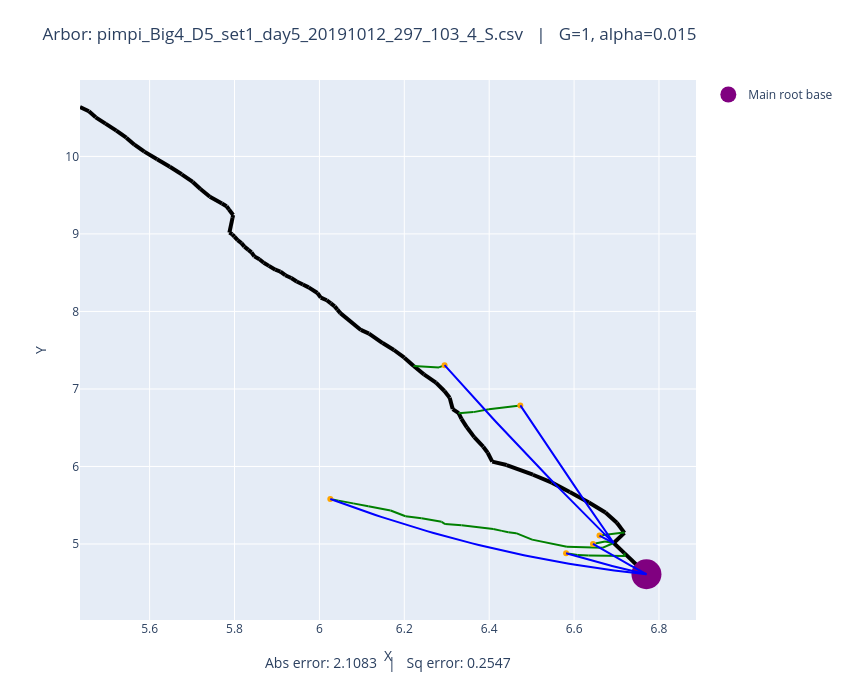

Here is the notebook cell this chart was saved with:
### Code cell
# Plot both observed and optimized
plot_arbors(fname, 1, 0.015)

### Figure 1 — Plotly figure (JSON) as saved in the notebook; plotly's stock layout.template omitted (floating-point values rounded to 4 significant figures)
{"data": [{"line": {"color": "black", "width": 4}, "mode": "lines", "showlegend": false, "type": "scatter", "x": [6.77, 6.718], "y": [4.61, 4.882]}, {"line": {"color": "black", "width": 4}, "mode": "lines", "showlegend": false, "type": "scatter", "x": [6.718, 6.693], "y": [4.882, 5.013]}, {"line": {"color": "black", "width": 4}, "mode": "lines", "showlegend": false, "type": "scatter", "x": [6.693, 6.719], "y": [5.013, 5.144]}, {"line": {"color": "black", "width": 4}, "mode": "lines", "showlegend": false, "type": "scatter", "x": [6.719, 6.701], "y": [5.144, 5.274]}, {"line": {"color": "black", "width": 4}, "mode": "lines", "showlegend": false, "type": "scatter", "x": [6.701, 6.674], "y": [5.274, 5.406]}, {"line": {"color": "black", "width": 4}, "mode": "lines", "showlegend": false, "type": "scatter", "x": [6.674, 6.635], "y": [5.406, 5.536]}, {"line": {"color": "black", "width": 4}, "mode": "lines", "showlegend": false, "type": "scatter", "x": [6.635, 6.59], "y": [5.536, 5.672]}, {"line": {"color": "black", "width": 4}, "mode": "lines", "showlegend": false, "type": "scatter", "x": [6.59, 6.548], "y": [5.672, 5.792]}, {"line": {"color": "black", "width": 4}, "mode": "lines", "showlegend": false, "type": "scatter", "x": [6.548, 6.503], "y": [5.792, 5.894]}, {"line": {"color": "black", "width": 4}, "mode": "lines", "showlegend": false, "type": "scatter", "x": [6.503, 6.441], "y": [5.894, 6.019]}, {"line": {"color": "black", "width": 4}, "mode": "lines", "showlegend": false, "type": "scatter", "x": [6.441, 6.407], "y": [6.019, 6.063]}, {"line": {"color": "black", "width": 4}, "mode": "lines", "showlegend": false, "type": "scatter", "x": [6.407, 6.396], "y": [6.063, 6.177]}, {"line": {"color": "black", "width": 4}, "mode": "lines", "showlegend": false, "type": "scatter", "x": [6.396, 6.386], "y": [6.177, 6.255]}, {"line": {"color": "black", "width": 4}, "mode": "lines", "showlegend": false, "type": "scatter", "x": [6.386, 6.365], "y": [6.255, 6.379]}, {"line": {"color": "black", "width": 4}, "mode": "lines", "showlegend": false, "type": "scatter", "x": [6.365, 6.347], "y": [6.379, 6.505]}, {"line": {"color": "black", "width": 4}, "mode": "lines", "showlegend": false, "type": "scatter", "x": [6.347, 6.335], "y": [6.505, 6.615]}, {"line": {"color": "black", "width": 4}, "mode": "lines", "showlegend": false, "type": "scatter", "x": [6.335, 6.328], "y": [6.615, 6.688]}, {"line": {"color": "black", "width": 4}, "mode": "lines", "showlegend": false, "type": "scatter", "x": [6.328, 6.314], "y": [6.688, 6.741]}, {"line": {"color": "black", "width": 4}, "mode": "lines", "showlegend": false, "type": "scatter", "x": [6.314, 6.307], "y": [6.741, 6.888]}, {"line": {"color": "black", "width": 4}, "mode": "lines", "showlegend": false, "type": "scatter", "x": [6.307, 6.294], "y": [6.888, 6.973]}, {"line": {"color": "black", "width": 4}, "mode": "lines", "showlegend": false, "type": "scatter", "x": [6.294, 6.275], "y": [6.973, 7.082]}, {"line": {"color": "black", "width": 4}, "mode": "lines", "showlegend": false, "type": "scatter", "x": [6.275, 6.246], "y": [7.082, 7.188]}, {"line": {"color": "black", "width": 4}, "mode": "lines", "showlegend": false, "type": "scatter", "x": [6.246, 6.222], "y": [7.188, 7.296]}, {"line": {"color": "black", "width": 4}, "mode": "lines", "showlegend": false, "type": "scatter", "x": [6.222, 6.2], "y": [7.296, 7.404]}, {"line": {"color": "black", "width": 4}, "mode": "lines", "showlegend": false, "type": "scatter", "x": [6.2, 6.176], "y": [7.404, 7.502]}, {"line": {"color": "black", "width": 4}, "mode": "lines", "showlegend": false, "type": "scatter", "x": [6.176, 6.149], "y": [7.502, 7.592]}, {"line": {"color": "black", "width": 4}, "mode": "lines", "showlegend": false, "type": "scatter", "x": [6.149, 6.117], "y": [7.592, 7.715]}, {"line": {"color": "black", "width": 4}, "mode": "lines", "showlegend": false, "type": "scatter", "x": [6.117, 6.098], "y": [7.715, 7.761]}, {"line": {"color": "black", "width": 4}, "mode": "lines", "showlegend": false, "type": "scatter", "x": [6.098, 6.049], "y": [7.761, 7.978]}, {"line": {"color": "black", "width": 4}, "mode": "lines", "showlegend": false, "type": "scatter", "x": [6.049, 6.042], "y": [7.978, 8.023]}, {"line": {"color": "black", "width": 4}, "mode": "lines", "showlegend": false, "type": "scatter", "x": [6.042, 6.036], "y": [8.023, 8.065]}, {"line": {"color": "black", "width": 4}, "mode": "lines", "showlegend": false, "type": "scatter", "x": [6.036, 6.027], "y": [8.065, 8.104]}, {"line": {"color": "black", "width": 4}, "mode": "lines", "showlegend": false, "type": "scatter", "x": [6.027, 6.017], "y": [8.104, 8.145]}, {"line": {"color": "black", "width": 4}, "mode": "lines", "showlegend": false, "type": "scatter", "x": [6.017, 6.003], "y": [8.145, 8.179]}, {"line": {"color": "black", "width": 4}, "mode": "lines", "showlegend": false, "type": "scatter", "x": [6.003, 5.995], "y": [8.179, 8.238]}, {"line": {"color": "black", "width": 4}, "mode": "lines", "showlegend": false, "type": "scatter", "x": [5.995, 5.975], "y": [8.238, 8.31]}, {"line": {"color": "black", "width": 4}, "mode": "lines", "showlegend": false, "type": "scatter", "x": [5.975, 5.961], "y": [8.31, 8.347]}, {"line": {"color": "black", "width": 4}, "mode": "lines", "showlegend": false, "type": "scatter", "x": [5.961, 5.946], "y": [8.347, 8.387]}, {"line": {"color": "black", "width": 4}, "mode": "lines", "showlegend": false, "type": "scatter", "x": [5.946, 5.934], "y": [8.387, 8.431]}, {"line": {"color": "black", "width": 4}, "mode": "lines", "showlegend": false, "type": "scatter", "x": [5.934, 5.92], "y": [8.431, 8.467]}, {"line": {"color": "black", "width": 4}, "mode": "lines", "showlegend": false, "type": "scatter", "x": [5.92, 5.908], "y": [8.467, 8.515]}, {"line": {"color": "black", "width": 4}, "mode": "lines", "showlegend": false, "type": "scatter", "x": [5.908, 5.896], "y": [8.515, 8.538]}, {"line": {"color": "black", "width": 4}, "mode": "lines", "showlegend": false, "type": "scatter", "x": [5.896, 5.881], "y": [8.538, 8.588]}, {"line": {"color": "black", "width": 4}, "mode": "lines", "showlegend": false, "type": "scatter", "x": [5.881, 5.869], "y": [8.588, 8.629]}, {"line": {"color": "black", "width": 4}, "mode": "lines", "showlegend": false, "type": "scatter", "x": [5.869, 5.859], "y": [8.629, 8.673]}, {"line": {"color": "black", "width": 4}, "mode": "lines", "showlegend": false, "type": "scatter", "x": [5.859, 5.847], "y": [8.673, 8.711]}, {"line": {"color": "black", "width": 4}, "mode": "lines", "showlegend": false, "type": "scatter", "x": [5.847, 5.84], "y": [8.711, 8.762]}, {"line": {"color": "black", "width": 4}, "mode": "lines", "showlegend": false, "type": "scatter", "x": [5.84, 5.833], "y": [8.762, 8.795]}, {"line": {"color": "black", "width": 4}, "mode": "lines", "showlegend": false, "type": "scatter", "x": [5.833, 5.823], "y": [8.795, 8.836]}, {"line": {"color": "black", "width": 4}, "mode": "lines", "showlegend": false, "type": "scatter", "x": [5.823, 5.816], "y": [8.836, 8.881]}, {"line": {"color": "black", "width": 4}, "mode": "lines", "showlegend": false, "type": "scatter", "x": [5.816, 5.807], "y": [8.881, 8.919]}, {"line": {"color": "black", "width": 4}, "mode": "lines", "showlegend": false, "type": "scatter", "x": [5.807, 5.8], "y": [8.919, 8.964]}, {"line": {"color": "black", "width": 4}, "mode": "lines", "showlegend": false, "type": "scatter", "x": [5.8, 5.795], "y": [8.964, 8.995]}, {"line": {"color": "black", "width": 4}, "mode": "lines", "showlegend": false, "type": "scatter", "x": [5.795, 5.788], "y": [8.995, 9.017]}, {"line": {"color": "black", "width": 4}, "mode": "lines", "showlegend": false, "type": "scatter", "x": [5.788, 5.795], "y": [9.017, 9.208]}, {"line": {"color": "black", "width": 4}, "mode": "lines", "showlegend": false, "type": "scatter", "x": [5.795, 5.797], "y": [9.208, 9.244]}, {"line": {"color": "black", "width": 4}, "mode": "lines", "showlegend": false, "type": "scatter", "x": [5.797, 5.787], "y": [9.244, 9.315]}, {"line": {"color": "black", "width": 4}, "mode": "lines", "showlegend": false, "type": "scatter", "x": [5.787, 5.781], "y": [9.315, 9.357]}, {"line": {"color": "black", "width": 4}, "mode": "lines", "showlegend": false, "type": "scatter", "x": [5.781, 5.77], "y": [9.357, 9.392]}, {"line": {"color": "black", "width": 4}, "mode": "lines", "showlegend": false, "type": "scatter", "x": [5.77, 5.742], "y": [9.392, 9.479]}, {"line": {"color": "black", "width": 4}, "mode": "lines", "showlegend": false, "type": "scatter", "x": [5.742, 5.72], "y": [9.479, 9.58]}, {"line": {"color": "black", "width": 4}, "mode": "lines", "showlegend": false, "type": "scatter", "x": [5.72, 5.702], "y": [9.58, 9.671]}, {"line": {"color": "black", "width": 4}, "mode": "lines", "showlegend": false, "type": "scatter", "x": [5.702, 5.676], "y": [9.671, 9.77]}, {"line": {"color": "black", "width": 4}, "mode": "lines", "showlegend": false, "type": "scatter", "x": [5.676, 5.648], "y": [9.77, 9.867]}, {"line": {"color": "black", "width": 4}, "mode": "lines", "showlegend": false, "type": "scatter", "x": [5.648, 5.618], "y": [9.867, 9.965]}, {"line": {"color": "black", "width": 4}, "mode": "lines", "showlegend": false, "type": "scatter", "x": [5.618, 5.588], "y": [9.965, 10.06]}, {"line": {"color": "black", "width": 4}, "mode": "lines", "showlegend": false, "type": "scatter", "x": [5.588, 5.564], "y": [10.06, 10.15]}, {"line": {"color": "black", "width": 4}, "mode": "lines", "showlegend": false, "type": "scatter", "x": [5.564, 5.545], "y": [10.15, 10.24]}, {"line": {"color": "black", "width": 4}, "mode": "lines", "showlegend": false, "type": "scatter", "x": [5.545, 5.522], "y": [10.24, 10.33]}, {"line": {"color": "black", "width": 4}, "mode": "lines", "showlegend": false, "type": "scatter", "x": [5.522, 5.496], "y": [10.33, 10.42]}, {"line": {"color": "black", "width": 4}, "mode": "lines", "showlegend": false, "type": "scatter", "x": [5.496, 5.473], "y": [10.42, 10.5]}, {"line": {"color": "black", "width": 4}, "mode": "lines", "showlegend": false, "type": "scatter", "x": [5.473, 5.457], "y": [10.5, 10.58]}, {"line": {"color": "black", "width": 4}, "mode": "lines", "showlegend": false, "type": "scatter", "x": [5.457, 5.436], "y": [10.58, 10.64]}, {"line": {"color": "green", "width": 2}, "mode": "lines", "showlegend": false, "type": "scatter", "x": [6.66, 6.717], "y": [5.109, 5.147]}, {"line": {"color": "green", "width": 2}, "mode": "lines", "showlegend": false, "type": "scatter", "x": [6.717, 6.719], "y": [5.147, 5.144]}, {"line": {"color": "green", "width": 2}, "mode": "lines", "showlegend": false, "type": "scatter", "x": [6.645, 6.673], "y": [5.001, 5.034]}, {"line": {"color": "green", "width": 2}, "mode": "lines", "showlegend": false, "type": "scatter", "x": [6.673, 6.693], "y": [5.034, 5.013]}, {"line": {"color": "green", "width": 2}, "mode": "lines", "showlegend": false, "type": "scatter", "x": [6.026, 6.045], "y": [5.581, 5.559]}, {"line": {"color": "green", "width": 2}, "mode": "lines", "showlegend": false, "type": "scatter", "x": [6.045, 6.08], "y": [5.559, 5.524]}, {"line": {"color": "green", "width": 2}, "mode": "lines", "showlegend": false, "type": "scatter", "x": [6.08, 6.115], "y": [5.524, 5.486]}, {"line": {"color": "green", "width": 2}, "mode": "lines", "showlegend": false, "type": "scatter", "x": [6.115, 6.168], "y": [5.486, 5.433]}, {"line": {"color": "green", "width": 2}, "mode": "lines", "showlegend": false, "type": "scatter", "x": [6.168, 6.203], "y": [5.433, 5.358]}, {"line": {"color": "green", "width": 2}, "mode": "lines", "showlegend": false, "type": "scatter", "x": [6.203, 6.241], "y": [5.358, 5.332]}, {"line": {"color": "green", "width": 2}, "mode": "lines", "showlegend": false, "type": "scatter", "x": [6.241, 6.288], "y": [5.332, 5.286]}, {"line": {"color": "green", "width": 2}, "mode": "lines", "showlegend": false, "type": "scatter", "x": [6.288, 6.296], "y": [5.286, 5.257]}, {"line": {"color": "green", "width": 2}, "mode": "lines", "showlegend": false, "type": "scatter", "x": [6.296, 6.335], "y": [5.257, 5.241]}, {"line": {"color": "green", "width": 2}, "mode": "lines", "showlegend": false, "type": "scatter", "x": [6.335, 6.41], "y": [5.241, 5.194]}, {"line": {"color": "green", "width": 2}, "mode": "lines", "showlegend": false, "type": "scatter", "x": [6.41, 6.43], "y": [5.194, 5.169]}, {"line": {"color": "green", "width": 2}, "mode": "lines", "showlegend": false, "type": "scatter", "x": [6.43, 6.445], "y": [5.169, 5.151]}, {"line": {"color": "green", "width": 2}, "mode": "lines", "showlegend": false, "type": "scatter", "x": [6.445, 6.463], "y": [5.151, 5.14]}, {"line": {"color": "green", "width": 2}, "mode": "lines", "showlegend": false, "type": "scatter", "x": [6.463, 6.501], "y": [5.14, 5.056]}, {"line": {"color": "green", "width": 2}, "mode": "lines", "showlegend": false, "type": "scatter", "x": [6.501, 6.583], "y": [5.056, 4.963]}, {"line": {"color": "green", "width": 2}, "mode": "lines", "showlegend": false, "type": "scatter", "x": [6.583, 6.667], "y": [4.963, 4.951]}, {"line": {"color": "green", "width": 2}, "mode": "lines", "showlegend": false, "type": "scatter", "x": [6.667, 6.693], "y": [4.951, 5.013]}, {"line": {"color": "green", "width": 2}, "mode": "lines", "showlegend": false, "type": "scatter", "x": [6.581, 6.608], "y": [4.88, 4.86]}, {"line": {"color": "green", "width": 2}, "mode": "lines", "showlegend": false, "type": "scatter", "x": [6.608, 6.634], "y": [4.86, 4.851]}, {"line": {"color": "green", "width": 2}, "mode": "lines", "showlegend": false, "type": "scatter", "x": [6.634, 6.72], "y": [4.851, 4.845]}, {"line": {"color": "green", "width": 2}, "mode": "lines", "showlegend": false, "type": "scatter", "x": [6.72, 6.718], "y": [4.845, 4.882]}, {"line": {"color": "green", "width": 2}, "mode": "lines", "showlegend": false, "type": "scatter", "x": [6.295, 6.282], "y": [7.307, 7.278]}, {"line": {"color": "green", "width": 2}, "mode": "lines", "showlegend": false, "type": "scatter", "x": [6.282, 6.222], "y": [7.278, 7.296]}, {"line": {"color": "green", "width": 2}, "mode": "lines", "showlegend": false, "type": "scatter", "x": [6.473, 6.399], "y": [6.788, 6.737]}, {"line": {"color": "green", "width": 2}, "mode": "lines", "showlegend": false, "type": "scatter", "x": [6.399, 6.363], "y": [6.737, 6.701]}, {"line": {"color": "green", "width": 2}, "mode": "lines", "showlegend": false, "type": "scatter", "x": [6.363, 6.328], "y": [6.701, 6.688]}, {"marker": {"color": "orange"}, "mode": "markers", "showlegend": false, "type": "scatter", "x": [6.66], "y": [5.109]}, {"marker": {"color": "orange"}, "mode": "markers", "showlegend": false, "type": "scatter", "x": [6.645], "y": [5.001]}, {"marker": {"color": "orange"}, "mode": "markers", "showlegend": false, "type": "scatter", "x": [6.026], "y": [5.581]}, {"marker": {"color": "orange"}, "mode": "markers", "showlegend": false, "type": "scatter", "x": [6.581], "y": [4.88]}, {"marker": {"color": "orange"}, "mode": "markers", "showlegend": false, "type": "scatter", "x": [6.295], "y": [7.307]}, {"marker": {"color": "orange"}, "mode": "markers", "showlegend": false, "type": "scatter", "x": [6.473], "y": [6.788]}, {"marker": {"color": "purple", "size": 30}, "mode": "markers", "name": "Main root base", "type": "scatter", "x": [6.77], "y": [4.61]}, {"line": {"color": "blue"}, "mode": "lines", "showlegend": false, "type": "scatter", "x": [6.66, 6.661, 6.661, 6.662, 6.663, 6.663, 6.664, 6.665, 6.665, 6.666, 6.667, 6.667, 6.668, 6.669, 6.669, 6.67, 6.671, 6.671, 6.672, 6.673, 6.674, 6.674, 6.675, 6.676, 6.676, 6.677, 6.678, 6.678, 6.679, 6.68, 6.68, 6.681, 6.682, 6.682, 6.683, 6.684, 6.684, 6.685, 6.686, 6.686, 6.687, 6.688, 6.689, 6.689, 6.69, 6.691, 6.691, 6.692, 6.693, 6.693], "y": [5.109, 5.107, 5.105, 5.103, 5.101, 5.099, 5.097, 5.095, 5.093, 5.091, 5.089, 5.087, 5.085, 5.083, 5.082, 5.08, 5.078, 5.076, 5.074, 5.072, 5.07, 5.068, 5.066, 5.064, 5.062, 5.06, 5.058, 5.056, 5.054, 5.052, 5.05, 5.048, 5.046, 5.044, 5.042, 5.04, 5.038, 5.036, 5.034, 5.032, 5.03, 5.028, 5.026, 5.024, 5.022, 5.021, 5.019, 5.017, 5.015, 5.013]}, {"line": {"color": "blue"}, "mode": "lines", "showlegend": false, "type": "scatter", "x": [6.645, 6.647, 6.65, 6.652, 6.655, 6.657, 6.66, 6.663, 6.665, 6.668, 6.67, 6.673, 6.675, 6.678, 6.681, 6.683, 6.686, 6.688, 6.691, 6.693, 6.696, 6.699, 6.701, 6.704, 6.706, 6.709, 6.711, 6.714, 6.717, 6.719, 6.722, 6.724, 6.727, 6.729, 6.732, 6.735, 6.737, 6.74, 6.742, 6.745, 6.747, 6.75, 6.752, 6.755, 6.758, 6.76, 6.763, 6.765, 6.768, 6.77], "y": [5.001, 4.993, 4.984, 4.976, 4.968, 4.96, 4.951, 4.943, 4.935, 4.927, 4.919, 4.91, 4.902, 4.894, 4.886, 4.878, 4.87, 4.862, 4.854, 4.845, 4.837, 4.829, 4.821, 4.813, 4.805, 4.797, 4.789, 4.781, 4.774, 4.766, 4.758, 4.75, 4.742, 4.734, 4.726, 4.718, 4.71, 4.703, 4.695, 4.687, 4.679, 4.671, 4.664, 4.656, 4.648, 4.641, 4.633, 4.625, 4.617, 4.61]}, {"line": {"color": "blue"}, "mode": "lines", "showlegend": false, "type": "scatter", "x": [6.026, 6.041, 6.056, 6.071, 6.086, 6.102, 6.117, 6.132, 6.147, 6.162, 6.178, 6.193, 6.208, 6.223, 6.238, 6.254, 6.269, 6.284, 6.299, 6.314, 6.33, 6.345, 6.36, 6.375, 6.39, 6.406, 6.421, 6.436, 6.451, 6.466, 6.482, 6.497, 6.512, 6.527, 6.542, 6.558, 6.573, 6.588, 6.603, 6.618, 6.634, 6.649, 6.664, 6.679, 6.694, 6.71, 6.725, 6.74, 6.755, 6.77], "y": [5.581, 5.55, 5.52, 5.49, 5.46, 5.431, 5.403, 5.374, 5.347, 5.32, 5.293, 5.267, 5.241, 5.215, 5.19, 5.166, 5.142, 5.118, 5.095, 5.073, 5.051, 5.029, 5.008, 4.987, 4.967, 4.947, 4.928, 4.909, 4.89, 4.872, 4.855, 4.838, 4.821, 4.805, 4.789, 4.774, 4.759, 4.745, 4.731, 4.718, 4.705, 4.693, 4.681, 4.669, 4.658, 4.648, 4.637, 4.628, 4.619, 4.61]}, {"line": {"color": "blue"}, "mode": "lines", "showlegend": false, "type": "scatter", "x": [6.581, 6.585, 6.589, 6.593, 6.597, 6.6, 6.604, 6.608, 6.612, 6.616, 6.62, 6.624, 6.628, 6.631, 6.635, 6.639, 6.643, 6.647, 6.651, 6.655, 6.658, 6.662, 6.666, 6.67, 6.674, 6.678, 6.682, 6.685, 6.689, 6.693, 6.697, 6.701, 6.705, 6.709, 6.713, 6.716, 6.72, 6.724, 6.728, 6.732, 6.736, 6.74, 6.743, 6.747, 6.751, 6.755, 6.759, 6.763, 6.767, 6.77], "y": [4.88, 4.874, 4.868, 4.862, 4.855, 4.849, 4.843, 4.837, 4.831, 4.825, 4.819, 4.813, 4.807, 4.801, 4.796, 4.79, 4.784, 4.778, 4.773, 4.767, 4.761, 4.756, 4.75, 4.744, 4.739, 4.733, 4.728, 4.722, 4.717, 4.712, 4.706, 4.701, 4.695, 4.69, 4.685, 4.68, 4.675, 4.669, 4.664, 4.659, 4.654, 4.649, 4.644, 4.639, 4.634, 4.629, 4.624, 4.619, 4.615, 4.61]}, {"line": {"color": "blue"}, "mode": "lines", "showlegend": false, "type": "scatter", "x": [6.295, 6.303, 6.311, 6.319, 6.327, 6.336, 6.344, 6.352, 6.36, 6.368, 6.376, 6.384, 6.392, 6.401, 6.409, 6.417, 6.425, 6.433, 6.441, 6.449, 6.457, 6.466, 6.474, 6.482, 6.49, 6.498, 6.506, 6.514, 6.523, 6.531, 6.539, 6.547, 6.555, 6.563, 6.571, 6.579, 6.588, 6.596, 6.604, 6.612, 6.62, 6.628, 6.636, 6.645, 6.653, 6.661, 6.669, 6.677, 6.685, 6.693], "y": [7.307, 7.257, 7.207, 7.158, 7.108, 7.059, 7.009, 6.96, 6.911, 6.862, 6.813, 6.765, 6.716, 6.668, 6.619, 6.571, 6.523, 6.475, 6.428, 6.38, 6.332, 6.285, 6.238, 6.191, 6.144, 6.097, 6.05, 6.004, 5.957, 5.911, 5.865, 5.819, 5.773, 5.727, 5.681, 5.636, 5.591, 5.545, 5.5, 5.455, 5.41, 5.366, 5.321, 5.277, 5.232, 5.188, 5.144, 5.1, 5.056, 5.013]}, {"line": {"color": "blue"}, "mode": "lines", "showlegend": false, "type": "scatter", "x": [6.473, 6.478, 6.482, 6.487, 6.491, 6.496, 6.5, 6.505, 6.509, 6.514, 6.518, 6.523, 6.527, 6.532, 6.536, 6.541, 6.545, 6.55, 6.554, 6.559, 6.563, 6.568, 6.572, 6.577, 6.581, 6.586, 6.59, 6.595, 6.599, 6.604, 6.608, 6.613, 6.617, 6.622, 6.626, 6.63, 6.635, 6.639, 6.644, 6.648, 6.653, 6.657, 6.662, 6.666, 6.671, 6.675, 6.68, 6.684, 6.689, 6.693], "y": [6.788, 6.751, 6.714, 6.677, 6.64, 6.603, 6.566, 6.529, 6.492, 6.455, 6.418, 6.381, 6.344, 6.308, 6.271, 6.234, 6.198, 6.161, 6.125, 6.088, 6.052, 6.015, 5.979, 5.943, 5.906, 5.87, 5.834, 5.798, 5.762, 5.726, 5.69, 5.654, 5.618, 5.582, 5.546, 5.51, 5.474, 5.439, 5.403, 5.367, 5.332, 5.296, 5.26, 5.225, 5.189, 5.154, 5.119, 5.083, 5.048, 5.013]}], "layout": {"annotations": [{"font": {"size": 14}, "showarrow": false, "text": "Abs error: 2.1083   |   Sq error: 0.2547", "x": 0.5, "xref": "paper", "y": -0.1, "yref": "paper"}], "height": 700, "margin": {"b": 80, "t": 80}, "title": {"text": "Arbor: pimpi_Big4_D5_set1_day5_20191012_297_103_4_S.csv   |   G=1, alpha=0.015"}, "width": 850, "xaxis": {"autorange": true, "range": [5.436, 6.888], "title": {"text": "X"}, "type": "linear"}, "yaxis": {"autorange": true, "range": [4.02, 10.99], "title": {"text": "Y"}, "type": "linear"}}}
